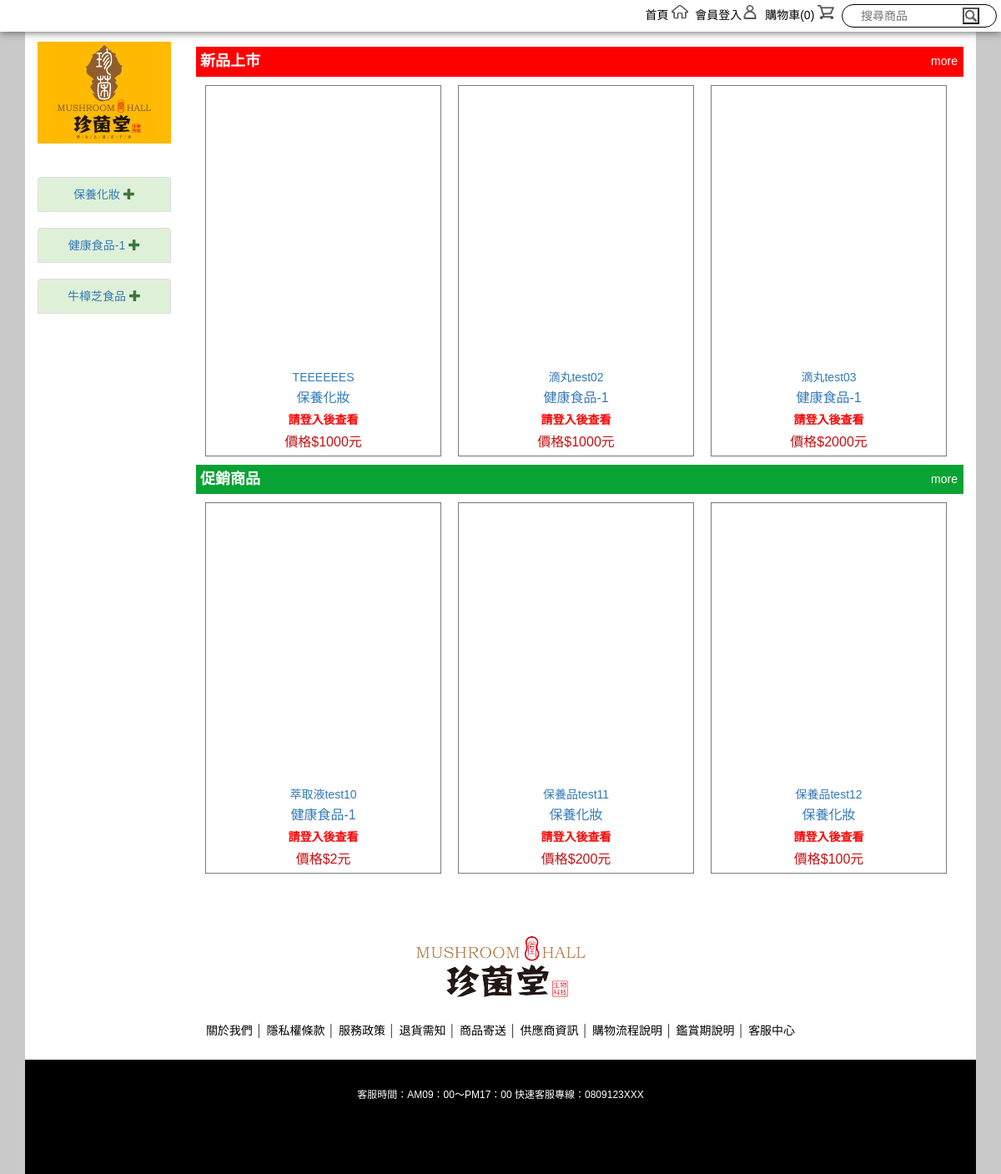
Before: / with the older database file.
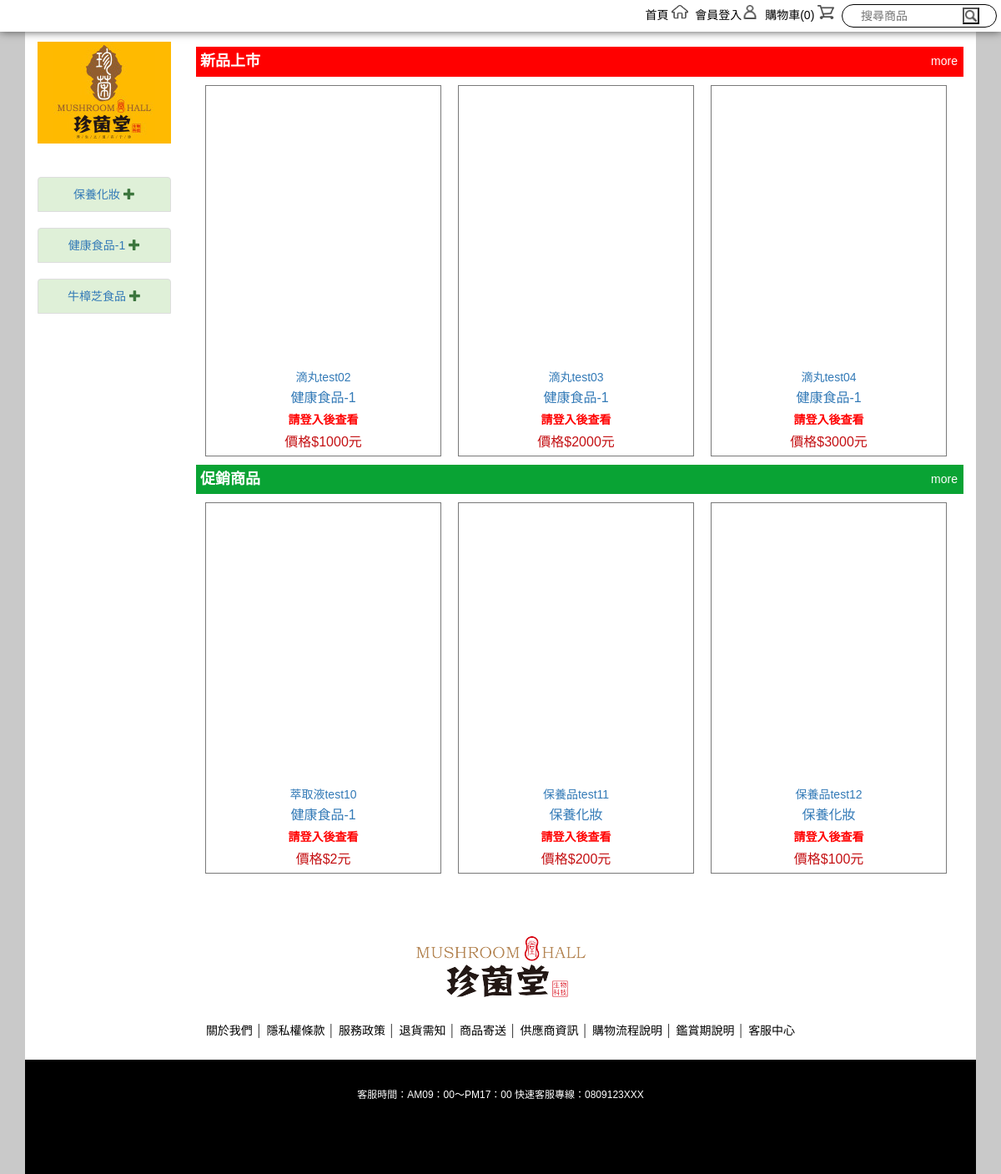
After: the same page with the newer database file.
### tables this page shows
CREATE TABLE `proclass` (
  `no` int(11) NOT NULL COMMENT '類別編號 (PK)',
  `parent` int(11) NOT NULL COMMENT '上層編號(0:主類別，>0: 次類別)',
  `pcname` varchar(50) NOT NULL COMMENT '類別名稱',
  `sort` int(11) NOT NULL DEFAULT '1' COMMENT '類別順序(1最小)',
  `status` char(1) NOT NULL COMMENT '類別狀態(0:下架，1:上架)',
  `lang` varchar(10) NOT NULL COMMENT '語系代碼',
  `addtime` datetime NOT NULL COMMENT '建立時間',
  `updatetime` datetime NOT NULL COMMENT '修改時間'
);

CREATE TABLE `protags` (
  `no` int(11) NOT NULL COMMENT '標籤編號(流水號) ',
  `name` varchar(20) NOT NULL COMMENT '標籤名稱',
  `pic` varchar(50) NOT NULL COMMENT '圖片檔名',
  `color` varchar(10) NOT NULL COMMENT '標籤色碼',
  `sort` int(11) NOT NULL DEFAULT '1' COMMENT '標籤順序(1最小)',
  `lang` varchar(10) NOT NULL COMMENT '語系代碼',
  `addtime` datetime NOT NULL COMMENT '建立時間',
  `updatetime` datetime NOT NULL COMMENT '修改時間'
);

CREATE TABLE `products` (
  `proid` varchar(20) NOT NULL COMMENT '商品編號 (PK)',
  `suppid` varchar(20) NOT NULL COMMENT '供應商ID',
  `proname` varchar(50) NOT NULL COMMENT '商品名稱',
  `prointro` varchar(100) NOT NULL COMMENT '商品簡短說明',
  `pcno` int(11) NOT NULL COMMENT '商品主類別',
  `price` int(11) NOT NULL COMMENT '價格',
  `PV` int(11) NOT NULL COMMENT 'PV值',
  `bonuce` int(11) NOT NULL COMMENT '紅利',
  `stock` int(11) NOT NULL COMMENT '庫存量',
  `prodetail` text NOT NULL COMMENT '商品詳細說明',
  `protags` int(11) NOT NULL COMMENT '標籤編號(單選、標記效果) ',
  `weight` float NOT NULL DEFAULT '0' COMMENT '商品重量(KG)',
  `size` varchar(50) NOT NULL COMMENT '商品長寬高',
  `promo_start` datetime NOT NULL COMMENT '促銷起始時間',
  `promo_end` datetime NOT NULL COMMENT '促銷結束時間',
  `promo_price` int(11) NOT NULL COMMENT '促銷價格',
  `promo_PV` int(11) NOT NULL COMMENT '促銷PV值',
  `promo_bonuce` int(11) NOT NULL COMMENT '促銷紅利值',
  `uptime` datetime NOT NULL COMMENT '上架時間',
  `downtime` datetime NOT NULL COMMENT '下架時間',
  `memo` varchar(250) NOT NULL COMMENT '備註',
  `checkmemo` varchar(250) NOT NULL COMMENT '審核說明',
  `checktime` datetime NOT NULL COMMENT '審核時間',
  `status` char(1) NOT NULL DEFAULT '1' COMMENT '商品狀態(0:審核未通過,1:待審核,2:審核通過,3:上架,9:下架)',
  `lang` varchar(10) NOT NULL COMMENT '語系代碼',
  `viewcounts` int(11) NOT NULL DEFAULT '0' COMMENT '瀏覽次數',
  `addtime` datetime NOT NULL COMMENT '建立時間',
  `updatetime` datetime NOT NULL COMMENT '修改時間'
);

### side_bar2.php (called while the page is built, shortened)
<?php
$classOne = [];
$classOneSql = 'SELECT A.no AS first_no, A.pcname AS first_name FROM proclass A WHERE A.parent=0 AND A.status=1 ORDER BY A.sort ASC';
$classOneRes = mysqli_query($conn, $classOneSql);
while ($classOneRow = mysqli_fetch_assoc($classOneRes)) {
    $classOne[] = $classOneRow;
}
?>

### index.php (the view, shortened to what this page needs)
<?php
include 'db.php';
$isLogin = !empty($_SESSION['user']);
$sql = "select * from protags order by sort";
$protags = array();
$products = array();
$result = mysqli_query($conn, $sql);
if (mysqli_num_rows($result) > 0) {
    while ($row = mysqli_fetch_assoc($result)) {
        $protags[] = array(
            'no' => "{$row['no']}",
            'name' => "{$row['name']}",
            'pic' => "{$row['pic']}",
            'color' => "{$row['color']}"
        );
        $tagno = $row['no'];
        $products[$tagno] = array();
        $sql2 = "select * from products where protags = $tagno and status = 3";
        $result2 = mysqli_query($conn, $sql2);
        if (mysqli_num_rows($result2) > 0) {
            while ($row2 = mysqli_fetch_assoc($result2)) {
                $products[$tagno][] = array(
                    'proid' => "{$row2['proid']}",
                    'proname' => "{$row2['proname']}",
                    'prointro' => "{$row2['prointro']}",
                    'pcno' => "{$row2['pcno']}",
                    'price' => "{$row2['price']}",
                    'pv' => "{$row2['PV']}",
                    'bonuce' => "{$row2['bonuce']}",
                    'stock' => "{$row2['stock']}",
                    'prodetail' => "{$row2['prodetail']}",
                    'weight' => "{$row2['weight']}",
                    'size' => "{$row2['size']}",
                    'promo_price' => "{$row2['promo_price']}",
                    'promo_pv' => "{$row2['promo_PV']}",
                    'promo_bonuce' => "{$row2['promo_bonuce']}"
                );
            }
        }
    }
} else {
    echo 'E2';
    return;
}
$proclass = [];
$proclassSql = 'SELECT no, pcname FROM proclass';
$proclassRes = mysqli_query($conn, $proclassSql);
while ($proclassRow = mysqli_fetch_assoc($proclassRes)) {
    $proclass[] = $proclassRow;
}
?>
<!doctype html>
<html>
<head>
    <?php include 'http_head.php'; ?>
</head>
<body>
<div class="wrap">
    <?php include 'top_bar.php'; ?>
    <div class="container main">
        <div class="row content no-margin-rl ">
            <div class="col-sm-2 left-area hidden-xs " style="">
                <?php include 'side_bar.php'; ?>
            </div>
            <div class="col-sm-10">
                <div class="bigbanner" style="">
                    <div class="owl-carousel fadeOut" style="">
                    </div>
                </div>
                <?php
                foreach ($protags as $protag) {
                    echo '<div class="product-area">';
                    echo '<div class="tag" style="background:' . $protag['color'] . '">';
                    echo '<div class="tag-name">' . $protag['name'] . '</div>';
                    echo '<div class="more"><a href="pd_query.php?protags=' . $protag['no'] . '">more</a></div>';
                    echo '</div>';
                    echo '<div id="sildes-portfolio" class="owl-carousel owl-theme " style="padding:0 8px;">';
                    $tagno = $protag['no'];
                    foreach ($products[$tagno] as $product) {
                        echo '<div class="item">';
                        echo '<div class="pd-carousel" >';
                        echo '<a href="pd_page.php?proid=' . $product['proid'] . '">';
                        $sql = "select * from productpics where proid='" . $product['proid'] . "' and sort=1";
                        $result = mysqli_query($conn, $sql);
                        if (mysqli_num_rows($result) > 0) {
                            $row = mysqli_fetch_assoc($result);
                            echo '<div class="pd-pic"><img src="upload/product/' . $row['picfile'] . '" alt=""/></div>';
                        } else {
                            echo '<div class="pd-pic"></div>';
                        }
                        echo '<div class="pd-name">' . $product['proname'] . '</div>';
                        foreach ($proclass as $item) {
                            if ($item['no'] == $product['pcno']) {
                                echo '<div class="pd-type">' . $item['pcname'] . '</div>';
                            }
                        }
                        echo '</a>';
                        if ($isLogin) {
                            switch ($_SESSION['user2']['type']) {
                                case 1:
                                    echo '<div class="pd-pv">紅利：' . $product['bonuce'] . '</div>';
                                    break;
                                case 2:
                                    echo '<div class="pd-pv">PV：' . $product['pv'] . '</div>';
                                    break;
                            }
                        } else {
                            echo '<div class="pd-pv">請登入後查看</div>';
                        }
                        echo '<div class="pd-price">價格$' . $product['price'] . '元</div>';
                        echo '</div></div>';
                    }
                    echo '</div>';
                    echo '</div>';
                }
                ?>
            </div>
        </div>
        <?php include 'footer.php'; ?>
    </div>
</div>
</body>
</html>

### http_head.php (shortened to what this page needs)
<link href="css/reset.css" rel="stylesheet" type="text/css">
<link rel="stylesheet" href="https://maxcdn.bootstrapcdn.com/bootstrap/3.3.5/css/bootstrap.min.css">
<link rel="stylesheet" href="https://maxcdn.bootstrapcdn.com/font-awesome/4.4.0/css/font-awesome.min.css">
<link href="css/layout.css" rel="stylesheet" type="text/css">
<link rel="stylesheet" href="css/owl.carousel.min.css">

### top_bar.php (shortened to what this page needs)
        <?php include 'side_bar2.php'; ?>
<div class="topbar">
    <div class="top-content ">
        <ul>
            <li>
                <a href="index.php">
                    首頁
                    <div class="index-icon">
                    </div>
                </a>
            </li>
            <?php
            if ($isLogin) {
                echo '<li><a href="function_member.php">會員專區<div class="member-icon"></div></a></li>';
            } else {
                echo '<li><a href="login.php">會員登入<div class="member-icon"></div></a></li>';
            }
            ?>
            <li>
                <a href="cart_1.php">
										購物車(<span id="cartNum"><?=count($_SESSION['shop_cart'])?></span>)
                    <div class="cart-icon"></div>
                </a>
            </li>
        </ul>
        <div class="search show_border">
            <form id="search_form1" method="get" action="pd_search.php">
                <div class="search-input">
                    <input type="text" name="search" class="input-1" placeholder="搜尋商品">
                </div>
                <input type="submit" class="search-btn" value="">
            </form>
        </div>
    </div>
</div>

### side_bar.php (shortened to what this page needs)
<div class=" left-move ">
    <div class="logo ">
        <a href="index.php"><img src="img/logo.jpg" style="" alt=""></a>
    </div>
    <br/>
    <br/>
    <div class="menu-area">
        <?php
        foreach ($classOne as $item1) {
            echo '<ul class="list-group sbar">';
            echo '<li class="list-group-item list-group-item-success c1">';
            echo '<a href="pd_query.php?first=' . $item1['first_no'] . '&second=0&third=0">';
            echo $item1['first_name'].' ';
            echo '</a>';
            echo '</li>';
            echo '</ul>';
        }
        ?>
    </div>
</div>

### footer.php
<footer>
    <div class="foot-area">
        <div class="foot-menu">
            <div class="ft-logo"><a href="index.php"><br><br><br><img src="img/logo_foot.png" alt=""></a></div>
            <div class="ft-menu-list">
                <ul>
                    <li><a href="ftmenu_about.php">關於我們</a></li>
                    <li>│</li>
                    <li><a href="ftmenu_privacy.php">隱私權條款</a></li>
                    <li>│</li>
                    <li><a href="ftmenu_policy.php">服務政策</a></li>
                    <li>│</li>
                    <li><a href="ftmenu_refund.php">退貨需知</a></li>
                    <li>│</li>
                    <li><a href="ftmenu_goods.php">商品寄送</a></li>
                    <li>│</li>
                    <li><a href="ftmenu_supplier.php">供應商資訊</a></li>
                    <li>│</li>
                    <li><a href="ftmenu_process.php">購物流程說明</a></li>
                    <li>│</li>
                    <li><a href="ftmenu_warranty.php">鑑賞期說明</a></li>
                    <li>│</li>
                    <li><a href="ftmenu_service.php">客服中心</a></li>
                </ul>
            </div>
        </div>
    </div>
    <?php
			$setting = array();
			$sql = "select * from settings order by no";
			$rs = mysqli_query($conn, $sql);
			while($rst = mysqli_fetch_assoc($rs)){
				$setting[$rst["key"]] = $rst["value"];
			}
		?>
    <div class="copyright"><br><br>
    <?php
			echo '客服時間：' . $setting["serv_time"];
			echo '&nbsp;快速客服專線：' . $setting["cs_phone"];
		?>
    	<br><br><br><br><br><br>
    </div>
</footer>

### css/layout.css (style rules this page uses)
a { text-decoration:none; }
img { height:auto; max-width:100%; }
body { margin:0px; background-color:#C9C9C9; font-family:'Microsoft JhengHei' , Arial; }
.wrap { width:100%; }
.topbar { width:100%; background-color:#fff; box-shadow:0 0 10px 0 #4E4E4E; position:fixed; margin-top:0px; z-index:10; line-height:120%; }
.top-content { text-align:right; }
.topbar .top-content ul { display:inline-block; }
.topbar .top-content li,.topbar .top-content li a { display:inline-block; color:#000; margin-left:2px; }
.cart-icon { width:20px; height:17px; background:url(../img/cart_icon.png) center top no-repeat; background-size:cover; display:inline-block; }
.member-icon { width:20px; height:17px; background:url(../img/member_icon.png) center top no-repeat; background-size:cover; display:inline-block; }
.index-icon { width:20px; height:17px; background:url(../img/index_icon.png) center top no-repeat; background-size:cover; display:inline-block; }
.search { border:1px solid #797979; border-radius:18px; background-color:#fff; padding:3px 20px; margin-left:10px; text-align:center; display:inline-block; margin:5px; }
.search-input { width:120px; height:20px; display:inline-block; }
.input-1 { width:120px; height:20px; border:0px; vertical-align:middle; }
.search-btn { width:20px; height:20px; cursor:pointer; display:inline-block; vertical-align:bottom; background:url(../img/zoom.png) center top no-repeat; background-size:cover; cursor:pointer; vertical-align:middle; }
.main { margin:0 auto; }
.content { background-color:#FFF; }
.no-margin-rl { margin-left:0px; margin-right:0px; }
.left-move { margin-top:50px; text-align:center; }
.logo { width:100%; background-color:#FFBA01; }
.menu-area { width:100%; margin-top:0px; }
.bigbanner { width:100%; margin-top:50px; margin-bottom:5px; }
.product-area { width:100%; }
.tag { width:100%; position:relative; }
.tag-name { padding:5px; font-size:18px; font-weight:bold; color:#fff; text-align:center; display:inline-block; }
.more { position:absolute; top:2px; right:2px; padding:5px; text-align:right; display:inline-block; }
.product-area .tag .more a { color:#fff; }
.pd-carousel { width:95%; text-align:center; margin:10px 3px; display:inline-block; border:1px solid #797979; position:relative; }
.pd-name { padding:2px; font-size:14px; }
.pd-type { padding:2px; font-size:16px; }
.pd-pv { padding:2px; font-weight:bold; color:red; }
.pd-price { padding:4px; color:#C41013; font-size:16px; }
.foot-area { margin:0 auto; }
.foot-menu { text-align:right; background:#fff; padding:5px; }
.ft-logo { text-align:center; }
.ft-menu-list { margin:20px auto; }
.foot-menu .ft-menu-list ul { text-align:center; }
.foot-menu .ft-menu-list ul li { display:inline-block; text-align:center; margin-top:10px; }
.foot-menu .ft-menu-list ul li a { display:inline-block; color:black; }
footer { width:100%; max-width:1200px; bakground-color:#000; margin:0 auto; }
.copyright { font-size:12px; text-align:center; color:#fff; background-color:black; }
.left-area { margin-left: 0px; z-index:0; background-color:#fff; }
body { position: relative; }
.show_border { border: 1px solid #000000; }

### http_head.php (style rules this page uses)
.owl-carousel { position: relative; }

Changed rows visible on the page:
changed protags "新品上市": loses products (proname "TEEEEEES", price "1000", proclass (pcname "保養化妝")); gains products (proname "滴丸test04", price "3000", proclass (pcname "健康食品-1"))
